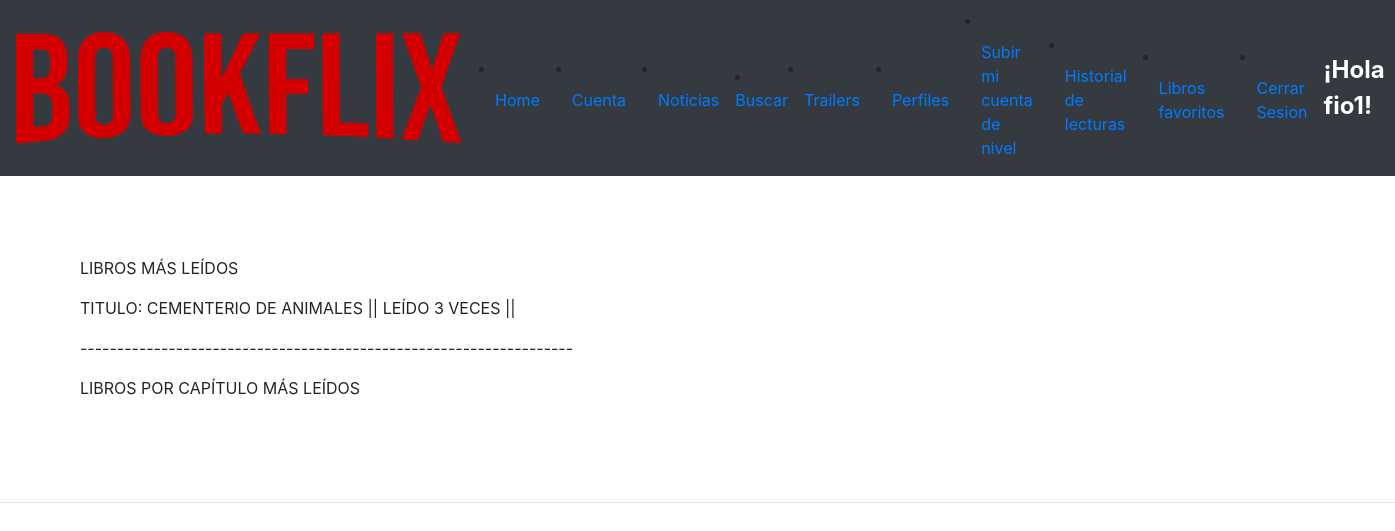
Screenshot of /mas_leidos/ (signed in) with the database file from the repository.
### appBookflix/models.py (models this page shows, shortened)
class Account(AbstractBaseUser):
    free='free'
    normal='normal'
    premium='premium'
    admin = 'admin'
    AC_CHOICES= (
        (free, 'free'),
        (normal, 'normal'),
        (premium, 'premium'),
        (admin, 'admin')
    )
    email = models.EmailField(verbose_name='mail',max_length=60, unique=True)
    username = models.CharField("nombre de usuario", max_length=50, unique=True)
    date_joined = models.DateTimeField(verbose_name='date joined', auto_now_add=True)
    last_login = models.DateField(verbose_name='last login', auto_now=True)
    is_admin = models.BooleanField(default=False)
    is_active = models.BooleanField(default=True)
    is_staff = models.BooleanField(default=False)
    is_superuser = models.BooleanField(default=False)
    confirmo= models.BooleanField(default=False)
    plan = models.CharField( max_length=8, choices=AC_CHOICES, default=free)
    date_start_plan = models.DateField(blank=True, null=True, auto_now=False, auto_now_add=False)
    time_pay = models.IntegerField(default=0)
    objects = MyAccountManager()
    USERNAME_FIELD = 'email' #LE ESTOY INDICANDO QUE PARA LOGUEARSE TIENE QUE USAR EL EMAIL
    REQUIRED_FIELDS = ['username'] #ACÁ VAN LOS CAMPOS QUE QUIERO QUE SEAN REQUERIDO, CON COMAS LE AGREGO LOS QUE QUIERA
    def nombre(self):
        return self.username
    class Meta:
        verbose_name = "Cuenta"
        verbose_name_plural = "Cuentas"

class Libro (models.Model):
    isbn = models.CharField( max_length=16,primary_key=True, validators =[validateIsbn,validateIsbnNum],default='')
    titulo= models.CharField(('titulo'),max_length=100)
    descripcion = models.TextField(('descripcion'), blank=True, null=True)
    portada= models.ImageField(('portada'), upload_to='portadas_libros', height_field=None, width_field=None, max_length=None, )
    autor= models.ForeignKey(Autor,on_delete=models.CASCADE, verbose_name="autor")
    genero = models.ManyToManyField(Genero, verbose_name="generos")
    editorial = models.ForeignKey(Editorial, on_delete=models.CASCADE)
    mostrar_en_home= models.BooleanField(default=False)
    on_normal = models.BooleanField("ver en normal", default=False)
    on_premium = models.BooleanField("ver en premium",default=False)
    pdf = models.FileField(upload_to='pdf', blank=True, null=True)   #por si en un futuro hacemos que se guarde en la base de datos
    class Meta:
        verbose_name = "Libro"
        verbose_name_plural = "Libros"

### appBookflix/views.py (the view)
# urls.py: path("mas_leidos/", mas_leidos, name="mas_leidos"),
def mas_leidos (request):
    context={}
    libro= StateOfBook.objects.filter(state="finished").values('book').annotate(terminado=models.Count('book'))
    libroCap= StateOfBookByChapter.objects.filter(state="finished").values('book').annotate(terminado=models.Count('book'))
    libro2= sorted(libro, key = lambda user: user['terminado'])
    libro2= libro2[::-1]
    libro4= sorted(libroCap, key = lambda user: user['terminado'])
    libro4= libro4[::-1]
    libro3=[]
    libro5=[]
    for i in libro2:
        l4= Libro.objects.get(isbn= i['book'])
        libro3.append({'libro':l4, 'cantidad': i['terminado']})
    for i in libro4:
        l4= BookByChapter.objects.get(id= i['book'])
        libro5.append({'libro':l4, 'cantidad': i['terminado']})
    context['libros']= libro3
    context['librosCap']= libro5
    return render(request,'appBookflix/mas_leidos.html', context)

### appBookflix/templates/appBookflix/mas_leidos.html (shortened to what this page needs)
<html>
<body>
{% include "appBookflix/navbar.html" %}
<ul id="libros">
    <p> Libros más leídos</p>
   {%for i in libros%}
      <p>Titulo: {{i.libro.titulo}} || Leído {{i.cantidad}} veces   ||
      </p>
   {%endfor%}
   <p>-------------------------------------------------------------------</p>
   <p>Libros Por Capítulo más leídos</p>
</ul>
 <hr>
</body>
</html>

### appBookflix/templates/appBookflix/navbar.html (shortened to what this page needs)
{% load static %}
{% load static%}
{% load bootstrap4 %}
{% bootstrap_css %}
<nav class="navbar navbar-expand-lg navbar-dark bg-dark">
   <a class="navbar-brand" href="#">
      <img src={% static '/images/bookflix.png' %} alt="logo" width="" height="">
    </a>
   {% if not request.user.is_admin  and request.user.is_active %}
    <div class="collapse navbar-collapse" id="navbarNav">
       <li class="nav-item active">
         <a class="nav-link" href="/home ">Home <span class="sr-only">(current)</span></a>
       </li>
       <li class="nav-item">
        <a class="nav-link" href="/perfil">Cuenta</a>
      </li>
       <li class="nav-item">
         <a class="nav-link" href="/publicaciones">Noticias</a>
       </li>
       <li><a href="/buscar ">Buscar</a></li>
       <li class="nav-item">
         <a class="nav-link" href="/trailers">Trailers</a>
       </li>
       <li class="nav-item">
         <a class="nav-link" href="/select_perfil">Perfiles</a>
       </li>
        <li class="nav-item">
         <a class="nav-link" href="/solicitar_cambio">Subir mi cuenta de nivel</a>
       </li>
        <li><a class="nav-link" href="/historial">Historial de lecturas</a></li>
       <li><a class="nav-link" href="/favoritos">Libros favoritos</a></li>
       <li><a class="nav-link" href="/logout">Cerrar Sesion</a></li>
       <span class="ml-auto" style="font-weight: bold;color: white !important;font-size: 1.5rem;">
      ¡Hola {{request.user.username}}!
    </span>
   {% endif %}
 </nav>

### appBookflix/templates/appBookflix/mas_leidos.html (style rules this page uses)
#libros { margin: 10 10 10 10; border: 10px 10px 10px 10px; padding:70px; list-style: none; text-transform: uppercase; }

### rows the page displays
Account: user.username "fio1"
Libro: libro.titulo "CEMENTERIO DE ANIMALES", cantidad "3"
